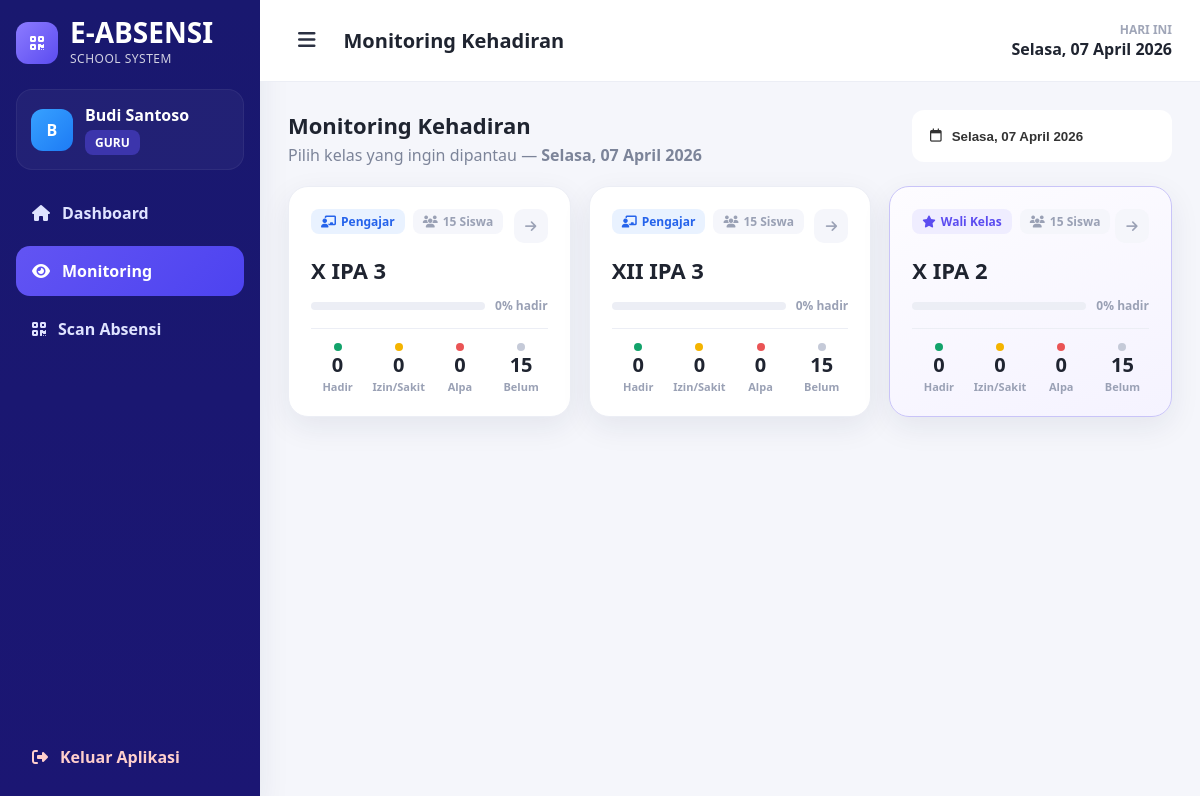
The app's page /guru/monitoring.php (signed in) with its own data.
### tables this page shows
CREATE TABLE `kelas` (
  `id` int NOT NULL,
  `nama_kelas` varchar(20) NOT NULL,
  `wali_guru_id` int DEFAULT NULL,
  `created_at` timestamp NULL DEFAULT CURRENT_TIMESTAMP
);

### includes/functions.php (called while the page is built, shortened)
<?php
function formatTanggalIndonesia(string $tanggal): string
{
    static $hariMap = [
        'Sunday'    => 'Minggu',
        'Monday'    => 'Senin',
        'Tuesday'   => 'Selasa',
        'Wednesday' => 'Rabu',
        'Thursday'  => 'Kamis',
        'Friday'    => 'Jumat',
        'Saturday'  => 'Sabtu',
    ];
    static $bulanMap = [
        'January'   => 'Januari',
        'February'  => 'Februari',
        'March'     => 'Maret',
        'April'     => 'April',
        'May'       => 'Mei',
        'June'      => 'Juni',
        'July'      => 'Juli',
        'August'    => 'Agustus',
        'September' => 'September',
        'October'   => 'Oktober',
        'November'  => 'November',
        'December'  => 'Desember',
    ];
    $hasil = date('l, d F Y', strtotime($tanggal));
    $hasil = strtr($hasil, $hariMap);
    $hasil = strtr($hasil, $bulanMap);
    return $hasil;
}
function getGuruId(mysqli $conn): ?int
{
    if (!empty($_SESSION['guru_id'])) {
        return (int) $_SESSION['guru_id'];
    }
    return null;
}

### guru/monitoring.php (the view, shortened to what this page needs)
<?php
require_once '../config/database.php';
require_once '../includes/functions.php';
$guruId = getGuruId($conn);
$tanggalDipilih = $_GET['tanggal'] ?? date('Y-m-d');
$labelTanggal = formatTanggalIndonesia($tanggalDipilih);
$stmt = $conn->prepare("
    SELECT
        k.id                                                            AS kelas_id,
        k.nama_kelas,
        gk.role_guru_kelas,
        COUNT(DISTINCT s.id)                                            AS total_siswa,
        SUM(CASE WHEN a.status_masuk = 'Hadir'     THEN 1 ELSE 0 END)  AS hadir,
        SUM(CASE WHEN a.status_masuk = 'Terlambat' THEN 1 ELSE 0 END)  AS terlambat,
        SUM(CASE WHEN a.status_masuk = 'Sakit'     THEN 1 ELSE 0 END)  AS sakit,
        SUM(CASE WHEN a.status_masuk = 'Izin'      THEN 1 ELSE 0 END)  AS izin,
        SUM(CASE WHEN a.status_masuk = 'Alpa'      THEN 1 ELSE 0 END)  AS alpa
    FROM guru_kelas gk
    INNER JOIN kelas k   ON k.id         = gk.kelas_id
    LEFT  JOIN siswa s   ON s.kelas_id   = k.id
                        AND s.status_siswa = 'aktif'
    LEFT  JOIN absensi a ON a.siswa_id   = s.id
                        AND a.tanggal    = ?
    WHERE gk.guru_id = ?
    GROUP BY k.id, k.nama_kelas, gk.role_guru_kelas
    ORDER BY gk.role_guru_kelas DESC, k.nama_kelas ASC
");
$stmt->bind_param("si", $tanggalDipilih, $guruId);
$stmt->execute();
$daftarKelas = $stmt->get_result()->fetch_all(MYSQLI_ASSOC);
include '../includes/header.php';
?>
<div class="app-layout">
    <?php include '../includes/sidebar.php'; ?>
    <div class="main-content">
        <?php include '../includes/topbar.php'; ?>
        <div class="content-area">
            <div class="page-heading">
                <div>
                    <h1>Monitoring Kehadiran</h1>
                    <p>Pilih kelas yang ingin dipantau &mdash; <strong><?= htmlspecialchars($labelTanggal); ?></strong></p>
                </div>
                <div class="guru-filter-actions">
                    <button type="button" class="btn-light-theme guru-date-btn" id="dateDisplayBtn">
                        <i class="fa-regular fa-calendar"></i>
                        <span id="dateDisplayText"><?= htmlspecialchars($labelTanggal); ?></span>
                    </button>
                </div>
            </div>
            <?php if (empty($daftarKelas)): ?>
                <div class="empty-state-theme" style="padding:64px 20px;">
                    <i class="fa-solid fa-school" style="font-size:36px;opacity:.3;display:block;margin-bottom:14px;"></i>
                    Anda belum ditugaskan di kelas manapun.
                </div>
            <?php else: ?>
                <div class="mkelas-grid">
                    <?php foreach ($daftarKelas as $kelas): ?>
                        <?php
                        $isWali  = $kelas['role_guru_kelas'] === 'wali';
                        $persen  = $kelas['persen'];
                        $url     = BASE_URL . '/guru/monitoring_kelas.php'
                                 . '?kelas_id=' . $kelas['kelas_id']
                                 . '&tanggal='  . urlencode($tanggalDipilih);
                        ?>
                        <a href="<?= $url; ?>" class="mkelas-card <?= $isWali ? 'mkelas-card-wali' : ''; ?>">
                            <div class="mkelas-card-top">
                                <div class="mkelas-badges">
                                    <?php if ($isWali): ?>
                                        <span class="mkelas-role mkelas-role-wali">
                                            <i class="fa-solid fa-star"></i> Wali Kelas
                                        </span>
                                    <?php else: ?>
                                        <span class="mkelas-role mkelas-role-pengajar">
                                            <i class="fa-solid fa-chalkboard-user"></i> Pengajar
                                        </span>
                                    <?php endif; ?>
                                    <span class="mkelas-total">
                                        <i class="fa-solid fa-users"></i>
                                        <?= (int)$kelas['total_siswa']; ?> Siswa
                                    </span>
                                </div>
                                <div class="mkelas-arrow-icon">
                                    <i class="fa-solid fa-arrow-right"></i>
                                </div>
                            </div>
                            <div class="mkelas-name"><?= htmlspecialchars($kelas['nama_kelas']); ?></div>
                            <div class="mkelas-progress-wrap">
                                <div class="mkelas-progress-track">
                                </div>
                                <span class="mkelas-progress-pct"><?= $persen; ?>% hadir</span>
                            </div>
                            <div class="mkelas-stats-row">
                                <div class="mkelas-stat">
                                    <span class="mkelas-stat-dot dot-green"></span>
                                    <span class="mkelas-stat-num"><?= (int)($kelas['hadir'] + $kelas['terlambat']); ?></span>
                                    <span class="mkelas-stat-lbl">Hadir</span>
                                </div>
                                <div class="mkelas-stat">
                                    <span class="mkelas-stat-dot dot-yellow"></span>
                                    <span class="mkelas-stat-num"><?= (int)($kelas['sakit'] + $kelas['izin']); ?></span>
                                    <span class="mkelas-stat-lbl">Izin/Sakit</span>
                                </div>
                                <div class="mkelas-stat">
                                    <span class="mkelas-stat-dot dot-red"></span>
                                    <span class="mkelas-stat-num"><?= (int)$kelas['alpa']; ?></span>
                                    <span class="mkelas-stat-lbl">Alpa</span>
                                </div>
                                <div class="mkelas-stat">
                                    <span class="mkelas-stat-dot dot-muted"></span>
                                    <span class="mkelas-stat-num"><?= (int)$kelas['belum']; ?></span>
                                    <span class="mkelas-stat-lbl">Belum</span>
                                </div>
                            </div>
                        </a>
                    <?php endforeach; ?>
                </div>
            <?php endif; ?>
        </div>
    </div>
</div>
<?php include '../includes/footer.php'; ?>

### assets/css/theme.css (style rules this page uses)
:root { --primary: #5b4cf0; --primary-dark: #1f1b6b; --sidebar: #17166f; --sidebar-2: #1d1b7d; --bg: #f5f6fb; --card: #ffffff; --text: #1f2430; --muted: #7c8499; --success: #13a36b; --danger: #ea5455; --warning: #f4b400; --border: #eceef5; --shadow: 0 10px 30px rgba(24, 39, 75, 0.08); --radius: 18px; }
* { box-sizing: border-box; }
body { margin: 0; font-family: "Segoe UI", Tahoma, Geneva, Verdana, sans-serif; background: var(--bg); color: var(--text); }
a { text-decoration: none; }
.app-layout { display: flex; min-height: 100vh; position: relative; }
.main-content { flex: 1; display: flex; flex-direction: column; min-width: 0; transition: all 0.3s ease; }
.content-area { padding: 28px; }
.page-heading { display: flex; justify-content: space-between; align-items: flex-start; gap: 16px; margin-bottom: 20px; }
.page-heading h1 { margin: 0; font-size: 22px; font-weight: 800; }
.page-heading p { margin: 4px 0 0; color: var(--muted); }
.btn-light-theme { background: #fff; color: #333; border: 1px solid var(--border); border-radius: 12px; padding: 12px 18px; font-weight: 700; }
.page-heading > div:first-child { min-width: 0; }
.guru-filter-actions { display: flex; gap: 10px; flex-wrap: wrap; align-items: center; }
.guru-date-btn, .guru-refresh-btn { -webkit-appearance: none; appearance: none; border: none; outline: none; height: 52px; padding: 0 18px; display: inline-flex; align-items: center; gap: 10px; font-weight: 700; white-space: nowrap; cursor: pointer; }
.guru-date-btn { min-width: 260px; justify-content: flex-start; }
.guru-date-btn span { overflow: hidden; text-overflow: ellipsis; }
.mkelas-grid { display: grid; grid-template-columns: repeat(auto-fill, minmax(280px, 1fr)); gap: 18px; }
.mkelas-card { background: #fff; border-radius: 20px; padding: 22px; border: 1.5px solid #eceef5; box-shadow: var(--shadow); display: flex; flex-direction: column; gap: 14px; text-decoration: none; color: var(--text); transition: transform 0.18s ease, box-shadow 0.18s ease, border-color 0.18s ease; cursor: pointer; }
.mkelas-card-wali { border-color: #c9c4f8; background: linear-gradient(160deg, #fdfcff 0%, #f5f3ff 100%); }
.mkelas-card-top { display: flex; justify-content: space-between; align-items: flex-start; }
.mkelas-badges { display: flex; gap: 8px; flex-wrap: wrap; align-items: center; }
.mkelas-role { display: inline-flex; align-items: center; gap: 5px; padding: 4px 10px; border-radius: 8px; font-size: 12px; font-weight: 700; }
.mkelas-role-wali { background: #efedff; color: #5b4cf0; }
.mkelas-role-pengajar { background: #e9f2ff; color: #2563eb; }
.mkelas-total { display: inline-flex; align-items: center; gap: 5px; font-size: 12px; font-weight: 700; color: #9aa1b5; background: #f5f6fb; padding: 4px 10px; border-radius: 8px; }
.mkelas-arrow-icon { width: 34px; height: 34px; border-radius: 10px; background: #f5f6fb; display: flex; align-items: center; justify-content: center; color: #9aa1b5; font-size: 13px; flex-shrink: 0; transition: background 0.18s, color 0.18s; }
.mkelas-name { font-size: 22px; font-weight: 800; color: #1f2430; line-height: 1.2; }
.mkelas-progress-wrap { display: flex; align-items: center; gap: 10px; }
.mkelas-progress-track { flex: 1; height: 8px; background: #eceef5; border-radius: 999px; overflow: hidden; }
.mkelas-progress-pct { font-size: 12px; font-weight: 700; color: #9aa1b5; white-space: nowrap; }
.mkelas-stats-row { display: grid; grid-template-columns: repeat(4, 1fr); gap: 8px; border-top: 1px solid #eceef5; padding-top: 14px; }
.mkelas-stat { display: flex; flex-direction: column; align-items: center; gap: 4px; }
.mkelas-stat-dot { width: 8px; height: 8px; border-radius: 50%; }
.dot-green { background: #13a36b; }
.dot-yellow { background: #f4b400; }
.dot-red { background: #ea5455; }
.dot-muted { background: #c5cad8; }
.mkelas-stat-num { font-size: 20px; font-weight: 800; color: #1f2430; line-height: 1; }
.mkelas-stat-lbl { font-size: 11px; color: #9aa1b5; font-weight: 600; text-align: center; }

### records on screen
kelas: shows "Pengajar", total_siswa "15", nama_kelas "X IPA 3", persen "0", terlambat "0", izin "0", alpa "0", belum "15"
kelas: shows "Pengajar", total_siswa "15", nama_kelas "XII IPA 3", persen "0", terlambat "0", izin "0", alpa "0", belum "15"
kelas: shows "Wali Kelas", total_siswa "15", nama_kelas "X IPA 2", persen "0", terlambat "0", izin "0", alpa "0", belum "15"

### other values on screen
$inisial "B"
$nama "Budi Santoso"
$role "GURU"
$pageTitle "Monitoring Kehadiran"
$tanggalIndonesia "Selasa, 07 April 2026"
$labelTanggal "Selasa, 07 April 2026"
